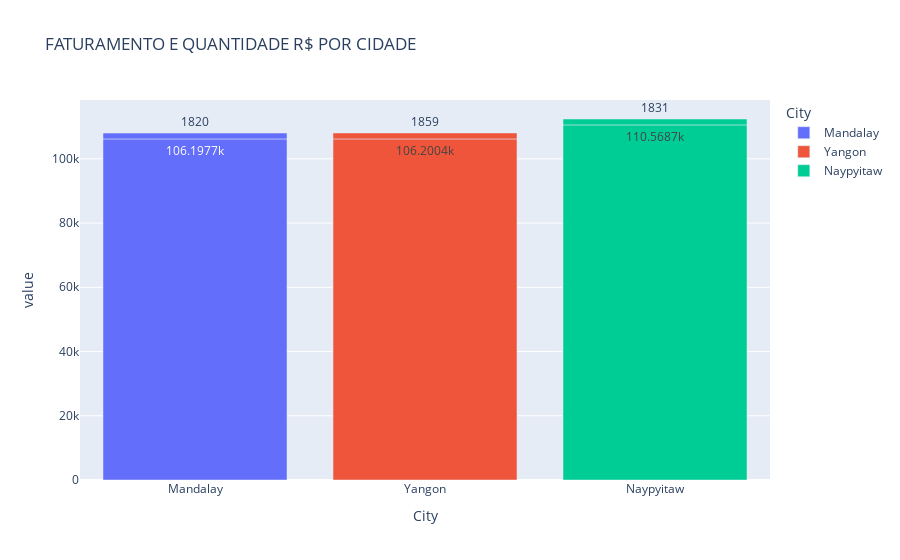

The code cell stored with this chart in its notebook:
### Code cell
grafico_6 = px.bar(total, x="City", y=["Total","Quantity"], title="FATURAMENTO E QUANTIDADE R$ POR CIDADE", text_auto=True,color="City")
grafico_6.show()

### Figure 1 — Plotly figure (JSON) as saved in the notebook; plotly's stock layout.template omitted (floating-point values rounded to 4 significant figures)
{"data": [{"alignmentgroup": "True", "hovertemplate": "City=%{x}<br>value=%{y}<extra></extra>", "legendgroup": "Mandalay", "marker": {"color": "#636efa", "pattern": {"shape": ""}}, "name": "Mandalay", "offsetgroup": "Mandalay", "orientation": "v", "showlegend": true, "textposition": "auto", "texttemplate": "%{y}", "type": "bar", "x": ["Mandalay", "Mandalay"], "xaxis": "x", "y": [106200.0, 1820], "yaxis": "y"}, {"alignmentgroup": "True", "hovertemplate": "City=%{x}<br>value=%{y}<extra></extra>", "legendgroup": "Yangon", "marker": {"color": "#EF553B", "pattern": {"shape": ""}}, "name": "Yangon", "offsetgroup": "Yangon", "orientation": "v", "showlegend": true, "textposition": "auto", "texttemplate": "%{y}", "type": "bar", "x": ["Yangon", "Yangon"], "xaxis": "x", "y": [106200.0, 1859], "yaxis": "y"}, {"alignmentgroup": "True", "hovertemplate": "City=%{x}<br>value=%{y}<extra></extra>", "legendgroup": "Naypyitaw", "marker": {"color": "#00cc96", "pattern": {"shape": ""}}, "name": "Naypyitaw", "offsetgroup": "Naypyitaw", "orientation": "v", "showlegend": true, "textposition": "auto", "texttemplate": "%{y}", "type": "bar", "x": ["Naypyitaw", "Naypyitaw"], "xaxis": "x", "y": [110600.0, 1831], "yaxis": "y"}], "layout": {"barmode": "relative", "legend": {"title": {"text": "City"}, "tracegroupgap": 0}, "title": {"text": "FATURAMENTO E QUANTIDADE R$ POR CIDADE"}, "xaxis": {"anchor": "y", "categoryarray": ["Mandalay", "Yangon", "Naypyitaw"], "categoryorder": "array", "domain": [0, 1], "title": {"text": "City"}}, "yaxis": {"anchor": "x", "domain": [0, 1], "title": {"text": "value"}}}}
